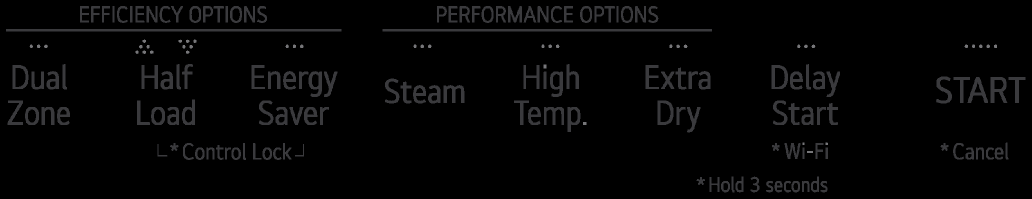
#> input picture pipeline/tex/lg_dfb532/print_r.png, 2063 x 397 px (shown at 1/2 size)
$ python -i tex_lg_dfb532.py   (imports and definitions only)
#> lines starting #> are read from the running program, lines starting #| are printed output that depends on the picture; after the words box and inside, x2 and y2 are one past the last pixel; in counts of white or black regions, pixels touching at a corner belong together
"""Textures for the LG DFB532FP dishwasher (Silver), from LG's own photos and owner's manual.

usage: python3 tex_lg_dfb532.py <photos dir> <logos dir> <out dir> [--compare <dir>] [function names]
  photos: lg_dfb532/  DZ-01.jpg (front), DZ-02.jpg (front, door down, racks in), DZ-04.jpg (door half open, from above),
          DZ-13.jpg (left side), DZ-14.jpg (back),
          manual_p26_panel_l.png / manual_p26_panel_r.png (the steam model's control-panel drawing on page 26 of LG's owner's
          manual MFL70282499, which covers DFB424 / DFB532 / DFB512; rendered at 1000 dpi and cut to 1 bit; the manual draws
          the panel in two halves)
  writes <out dir>/lg_dfb532/

LG's photos are not to scale on both axes (DZ-01 is 680.5 px across and 925 px high for LG's 600 x 850 mm), so every
photo is read in millimetres per axis: DZ-01 x (X - 460.5) * 600 / 680.5, height (994.5 - Y) * 850 / 925.

The control panel's print (the strip across the top of the door) is drawn again at 12 px/mm from the manual's drawing: each
half of the drawing is placed with one scale (mm per drawing px) and an offset, fitted to two ink centres in DZ-01 (the power
icon and "Download Cycle"; "Dual Zone" and "START"). What the manual draws but the panel does not print (DZ-01, DZ-04): the
frame and the break lines, the numbered callouts, their leader lines and dots, the display's dashed box and START's grey box.
The display's segments are unlit (DZ-01 shows them only as a faint lighter "8:88"). LG's mark, at the left (DZ-01: a light
mark), is tex_lg_mark.lg_hi with the face cut out. "STEAM CYCLES" and its rule are the panel's one colour, a pinkish red
(DZ-01: the strongest pixels 191 / 138 / 152 on the 210 ground; ink about 180 / 70 / 105 at the coverage of such thin
letters: ESTIMATED).

The door's top edge (seen when the door is down) prints "ThinQ" at the left and, at the right, the Smart Diagnosis mark and
LG's Inverter Direct Drive motor / 10 year warranty badge (DZ-02, DZ-04). "ThinQ" is set again in a bold italic; the badge is
the same LG artwork as the FHB1209's (pipeline/tex/lg_fhb1209/mark.png, the layout matches DZ-04), recoloured dark; the Smart
Diagnosis mark is too small in every LG photo to redraw and stays as the photo.

The rest are LG's photos laid on the faces: the brushed door (DZ-01, with its studio light bands), the panel strip with
its print painted out (so the sharp print sits on the photo's own light), the handle's undercut, the kick plate, the sides
(DZ-13), the back (DZ-14), the door's inside (DZ-02, rectified), the steam nozzle plate, the cutlery basket and the upper
rack's handle bar (DZ-02).
"""
import json
import os
import sys

import cv2
import numpy as np
from PIL import Image, ImageDraw, ImageFont

Image.MAX_IMAGE_PIXELS = None
# [1 line that did not run here, left out]
COMPARE = sys.argv[5] if len(sys.argv) > 5 and sys.argv[4] == "--compare" else None
# [1 line that did not run here, left out]
# [1 line that did not run here, left out]
# [3 lines not run here, left out]
HERE = os.path.dirname(os.path.abspath(__file__))
sys.path.insert(0, HERE)
import tex_lg_mark  # noqa: E402

FUTURA = "/System/Library/Fonts/Supplemental/Futura.ttc"
HI = 12.0
INK, PINK, DOTS, SEG = (58, 58, 61), (180, 70, 105), (118, 118, 121), (236, 236, 238)
# DZ-01: millimetres per photo px across and up; the panel strip's top and bottom rows
XS, YS, X0, FLOOR = 600 / 680.5, 850 / 925, 460.5, 994.5
BAND0, BAND1 = 111.5, 172.0
BAND_H = (BAND1 - BAND0) * YS


def load(name, mode="RGB"):
    return Image.open(os.path.join(SRC, name)).convert(mode)


# [7 lines left out: function save, not called in this run]


def crop_mm(img, box, w_mm, h_mm, ppm):
    """A photo window resampled to w_mm x h_mm at ppm px/mm."""
    return img.crop(box).resize((round(w_mm * ppm), round(h_mm * ppm)), Image.LANCZOS)


# [174 lines left out: functions warp, photo_centroid, ink_centroid, clean_drawing, panel, not called in this run]


def painted_out(img, thr=10, grow=2, k=15):
    """The photo with its dark and coloured print painted out (inpainted from the steel round it)."""
#> called with thr = 10, grow = 2, k = 15
    a = np.asarray(img).astype(np.uint8)
    g = cv2.cvtColor(a, cv2.COLOR_RGB2GRAY).astype(np.float32)
    med = cv2.medianBlur(g.astype(np.uint8), k).astype(np.float32)
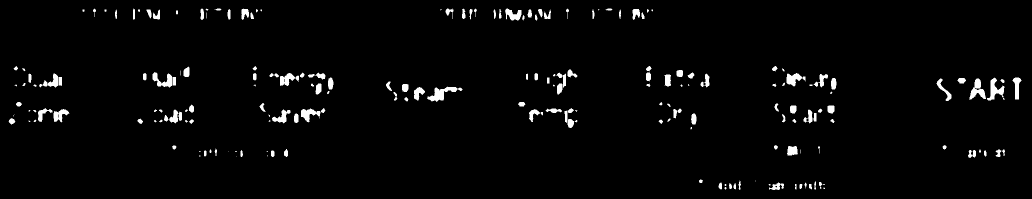
#> med: shape (397, 2063) float32 (shown at 1/2 size); min 0, max 58, mean 1.5; drawn with min black and max white
    sat = a.max(2).astype(np.float32) - a.min(2)
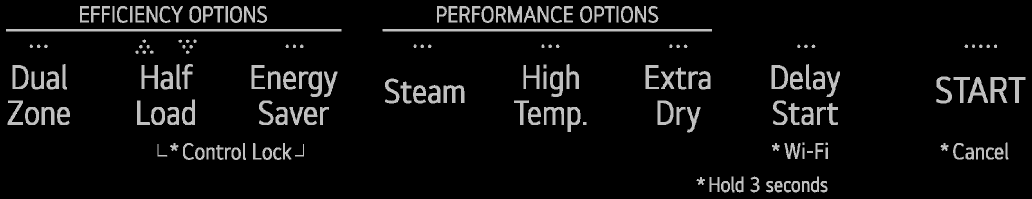
#> sat: shape (397, 2063) float32 (shown at 1/2 size); min 0, max 4, mean 0.224; drawn with min black and max white
    m = ((med - g) > thr) | ((g - med) > thr + 8) | (sat > 12)
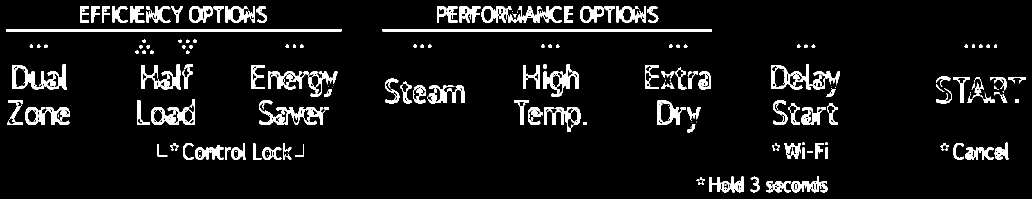
#> m: shape (397, 2063) bool (shown at 1/2 size); 7.2% white; 232 white regions (58 under 20 px), largest, box (x1, y1, x2, y2) and area: (12, 58, 683, 63) 3355, (765, 58, 1424, 63) 3295, (518, 201, 651, 250) 2208
    m = cv2.dilate(m.astype(np.uint8), np.ones((2 * grow + 1, 2 * grow + 1), np.uint8))
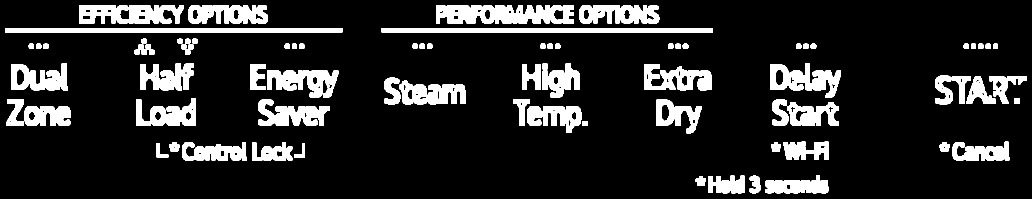
#> m: shape (397, 2063) (shown at 1/2 size); values 0 (black) and 1 (white), 14.6% white; 76 white regions, largest, box (x1, y1, x2, y2) and area: (872, 10, 1148, 48) 8165, (10, 56, 685, 65) 6075, (763, 56, 1426, 65) 5967
    return Image.fromarray(cv2.inpaint(a, m, 5, cv2.INPAINT_TELEA))
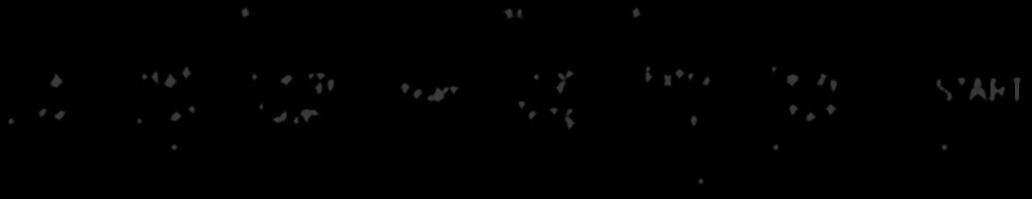
#> returned value: PIL image 2063x397 RGB (shown at 1/2 size); mean R, G, B 0.9, 0.9, 0.9


# [82 lines left out: functions front, sides_and_back, inside, topedge, not called in this run]


# [5 lines not run here, left out]

>>> import cv2
>>> picture = cv2.cvtColor(cv2.imread('../tex/lg_dfb532/print_r.png'), cv2.COLOR_BGR2RGB)
>>> result = painted_out(picture)
